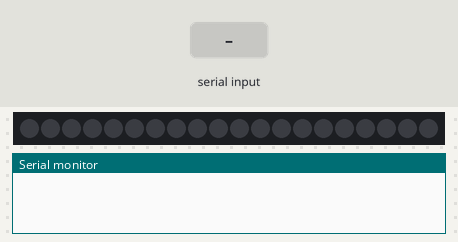
A sketch run on a simulated ATtiny85, built with avr-gcc and run on an emulated ATtiny85. Parts: 20 RGB LEDs in strip order, left to right, the last lines printed to the serial monitor. Inputs (shaded band) come from the test bench.

Above: at 1.2 s.
1.3 s: "S" received over Serial
At 1.76 s:
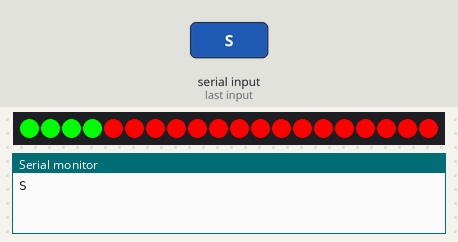
At 3.3 s:
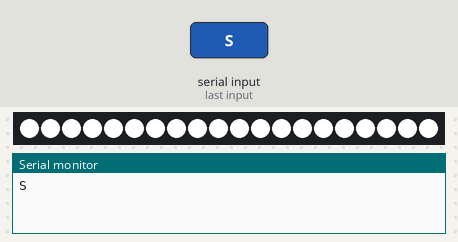
3.8 s: "0" received over Serial
At 5.1 s:
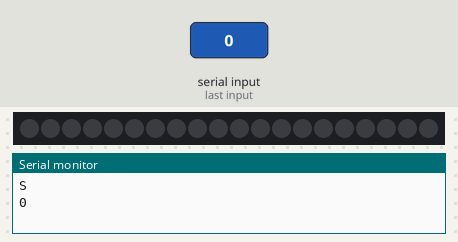
Timing chart, 0 to 6.8 s (numbered marks = the images above; inputs shaded):
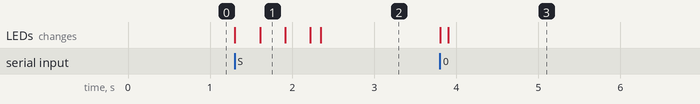

The sketch:

KinecticArduino.ino
```cpp
#include <Adafruit_WS2801.h>
#include "SPI.h" // Comment out this line if using Trinket or Gemma
#ifdef __AVR_ATtiny85__
 #include <avr/power.h>
#endif

/*

KinecticArduino

By
Bret Stateham
Bret.Stateham@microsoft.com

Allows the Arduino to be controlled by a PC running the Kinectic Application

This version of the code assumes the Arduino is connected to a Sain-Smart 16 Channel Relay Module
These boards default to having the relays ON (closed) when it is supplied w 12v.

To get a relay to open (turn off) the arduino needs to set the pin associated with that realy to HIGH.

So:

Arduino Pin State | Relay State
----------------- | -----------
HIGH              | OFF (Open)
LOW               | ON (Closed)

That is inversed from what you might expect.  For that reason, and to keep the code readable,
I am defining two constants, RELAYON and RELAYOFF that will map to the appropriate PIN states

Protocol:

The communications protocol is pretty simple. The Arduino listens for four possible commands

l = turn light off
L = turn light ON
b = turn bell off
B = turn bell ON
A = Alert (Fire one sequence of bell rings)

If it receives a command it recognizes, it responsds with that same command

*/

uint8_t dataPin  = 2;    // Yellow wire on Adafruit Pixels
uint8_t clockPin = 3;    // Green wire on Adafruit Pixels

// Set the first variable to the NUMBER of pixels. 20 = 20 pixels in a row
Adafruit_WS2801 strip = Adafruit_WS2801(20, dataPin, clockPin);

#define RELAYON  0  //Arduino pin needs to be LOW (0) to turn the relay on
#define RELAYOFF 1  //Arduino pin needs to be HIGH (1) to turn the relay off

// Define which LED pins are connected to the bel and siren light
const int bellPin = 12;
const int lightPin = 11;

// Track the light pin states
bool lightPinState = RELAYOFF;
bool bellPinState = RELAYOFF;


void setup() {
  //initiate serial communication with the host
  Serial.begin(9600);

  //Initialize the LED Pins as outputs:
  pinMode(lightPin,OUTPUT);
  pinMode(bellPin,OUTPUT);

  InitLedStrip();

  writePins();

}

void InitLedStrip(){
  #if defined(__AVR_ATtiny85__) && (F_CPU == 16000000L)
    clock_prescale_set(clock_div_1); // Enable 16 MHz on Trinket
  #endif

  strip.begin();

  // Update LED contents, to start they are all 'off'
  strip.show();
}

void writePins(){
  digitalWrite(lightPin,lightPinState);
  digitalWrite(bellPin,bellPinState);
}

void Alert(int times){
  int ringsPerTime = 3;
  for(int t = 0; t < times; t++){
    for(int r = 0; r < ringsPerTime; r++){
      digitalWrite(bellPin,RELAYON);
      delay(100);
      digitalWrite(bellPin,RELAYOFF);
      delay(250);
    }
    if(times > 0){
      delay(250);
    }
  }
}

void loop() {
  //if there is serial data in the buffer read a byte
  if(Serial.available() > 0){
    int inByte = Serial.read();
    //respond to the values 'l','L','b','B'
    //We don't care about any other values
    switch(inByte)
    {
      case '0':
        Serial.println('0');
        lightPinState = RELAYOFF;
        bellPinState = RELAYOFF;
        colorWipe(Color(0,0,0),2);
        break;
      case 'l':
        Serial.println('l');
        lightPinState = RELAYOFF;
        break;
      case 'L':
        Serial.println('L');
        lightPinState = RELAYON;
        break;
      case 'b':
        Serial.println('b');
        bellPinState = RELAYOFF;
        break;
      case 'B':
        Serial.println('B');
        bellPinState = RELAYON;
        break;
      case 's':
        Serial.println('s');
        colorWipe(Color(0,0,0),0);
        break;
      case 'S':
        Serial.println('S');
        colorWipe(Color(255,0,0),10);
        colorWipe(Color(0,255,0),10);
        colorWipe(Color(0,0,255),10);
        colorWipe(Color(255,255,255),10);
        break;
      case 'A':
        Serial.println('A');
        Alert(3);
        break;
    }
    writePins();
  }
}

// Methods used by the Adafruit LED Strip:
void rainbow(uint8_t wait) {
  int i, j;

  for (j=0; j < 256; j++) {     // 3 cycles of all 256 colors in the wheel
    for (i=0; i < strip.numPixels(); i++) {
      strip.setPixelColor(i, Wheel( (i + j) % 255));
    }
    strip.show();   // write all the pixels out
    delay(wait);
  }
}

// Slightly different, this one makes the rainbow wheel equally distributed
// along the chain
void rainbowCycle(uint8_t wait) {
  int i, j;

  for (j=0; j < 256 * 5; j++) {     // 5 cycles of all 25 colors in the wheel
    for (i=0; i < strip.numPixels(); i++) {
      // tricky math! we use each pixel as a fraction of the full 96-color wheel
      // (thats the i / strip.numPixels() part)
      // Then add in j which makes the colors go around per pixel
      // the % 96 is to make the wheel cycle around
      strip.setPixelColor(i, Wheel( ((i * 256 / strip.numPixels()) + j) % 256) );
    }
    strip.show();   // write all the pixels out
    delay(wait);
  }
}

// fill the dots one after the other with said color
// good for testing purposes
void colorWipe(uint32_t c, uint8_t wait) {
  int i;

  for (i=0; i < strip.numPixels(); i++) {
      strip.setPixelColor(i, c);
      strip.show();
      delay(wait);
  }
}

/* Helper functions */

// Create a 24 bit color value from R,G,B
uint32_t Color(byte r, byte g, byte b)
{
  uint32_t c;
  c = r;
  c <<= 8;
  c |= g;
  c <<= 8;
  c |= b;
  return c;
}

//Input a value 0 to 255 to get a color value.
//The colours are a transition r - g -b - back to r
uint32_t Wheel(byte WheelPos)
{
  if (WheelPos < 85) {
   return Color(WheelPos * 3, 255 - WheelPos * 3, 0);
  } else if (WheelPos < 170) {
   WheelPos -= 85;
   return Color(255 - WheelPos * 3, 0, WheelPos * 3);
  } else {
   WheelPos -= 170;
   return Color(0, WheelPos * 3, 255 - WheelPos * 3);
  }
}
```

Measured:
- after the input at 1.3 s, the LEDs: first change at once (image 1 shows a later state)
- after the input at 3.8 s, the LEDs: first change at once (image 3 shows a later state)
